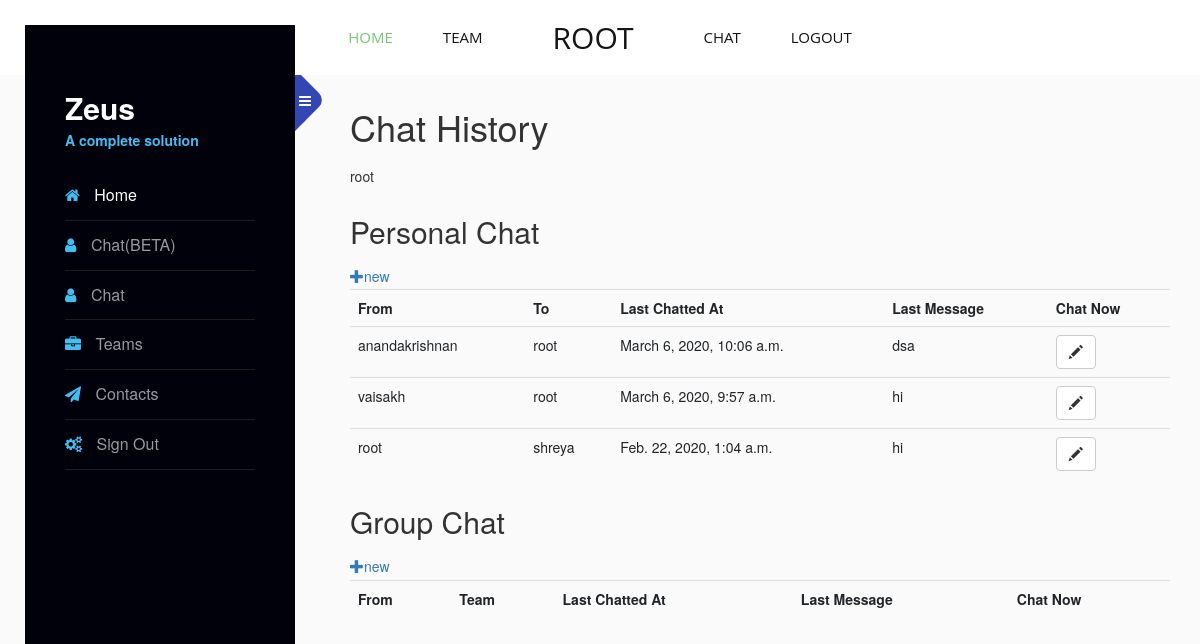
Before: /chat/stable (signed in) with the older database file.
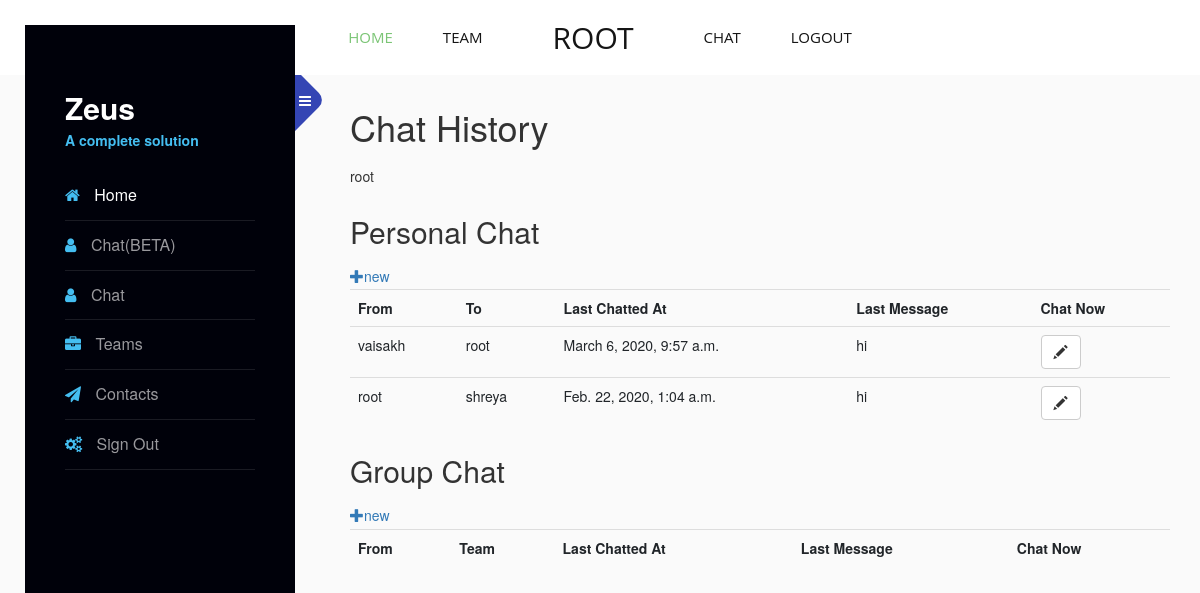
After: the same page with the newer database file.
### chat/models.py (models this page shows, shortened)
class DirectMessage(models.Model):
	sentFrom = models.ForeignKey(User,on_delete=models.CASCADE,related_name='directFrom')
	sentTo   = models.ForeignKey(User,on_delete=models.CASCADE,related_name='directTo')
	message  = models.CharField(max_length=200)
	created_date = models.DateTimeField(default=timezone.now)

### chat/views.py (the view)
# urls.py: path('stable', views.stable, name='chatStable'),
def stable(request):
	chats=DirectMessage.objects.filter(Q(sentFrom=request.user) |  Q(sentTo=request.user)).order_by('created_date').reverse()
	chatList=[]
	chattedWith=set()
	companion=""
	for chat in chats:
		if chat.sentTo==request.user:
			companion=chat.sentFrom
		else:
			companion=chat.sentTo
		if companion not in chattedWith:
			chattedWith.add(companion)
			chatList.append(chat)
	teamObj=TeamMember.objects.filter(Q(userName=request.user))
	teams=[]
	for team in teamObj:
		teams.append(team.teamName)
	groupChats=[]
	for team in teams:
		groupChats.append(GroupMessage.objects.filter(Q(sentTo=team)).order_by('-created_date')[:1])
	return render(request, 'chatHistory.html', {'chats':chatList, 'groupChats':groupChats, 'user':request.user,})

### chat/templates/chatHistory.html (shortened to what this page needs)
{% extends 'nav.html' %}
{% block content %}
<head>
    <link rel="stylesheet" href="https://maxcdn.bootstrapcdn.com/bootstrap/3.4.0/css/bootstrap.min.css">
</head>
<body>
    <h1>Chat History</h1>
    {{user}}
    <h2>Personal Chat</h2>
    <a href="{% url 'chatNow' %}" class="top-menu"><span class="glyphicon glyphicon-plus"></span>new</a>
    <table class="table table-hover">
        <tr>
            <th>From</th>
            <th>To</th>
            <th>Last Chatted At</th>
            <th>Last Message</th>
            <th>Chat Now</th>
        </tr>
        {% for chat in chats %}
        <tr>
            <td>{{ chat.sentFrom }}</td>
            <td>{{ chat.sentTo }}</td>
            <td>{{ chat.created_date }}</td>
            <td>{{ chat.message }}</td>
            {% if  chat.sentFrom == user %}
            <td><a class="btn btn-default" href="{% url 'continueChat' name=chat.sentTo %}"><span class="glyphicon glyphicon-pencil"></span></a></td>
            {% else %}
            <td><a class="btn btn-default" href="{% url 'continueChat' name=chat.sentFrom %}"><span class="glyphicon glyphicon-pencil"></span></a></td>
            {% endif %}
        </tr>
        {% endfor %}
    </table>
    <h2>Group Chat</h2>
    <a href="{% url 'groupChatNow' %}" class="top-menu"><span class="glyphicon glyphicon-plus"></span>new</a>
    <table class="table table-hover">
        <tr>
            <th>From</th>
            <th>Team</th>
            <th>Last Chatted At</th>
            <th>Last Message</th>
            <th>Chat Now</th>
        </tr>
    </table>
</body>
{% endblock %}

Changed rows visible on the page:
removed DirectMessage: sentFrom "anandakrishnan", sentTo "root", created_date "March 6, 2020, 10:06 a.m.", message "dsa"
